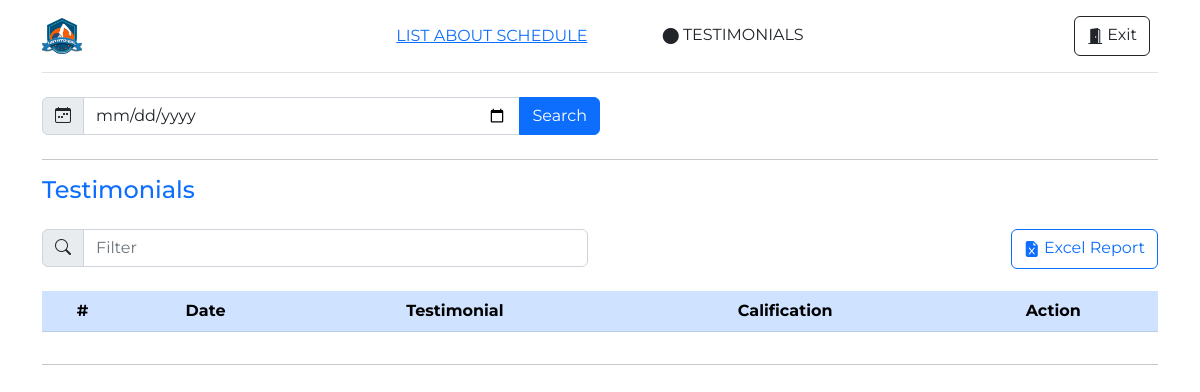
/admin/testimonials.php, run on an earlier commit of the app's database.
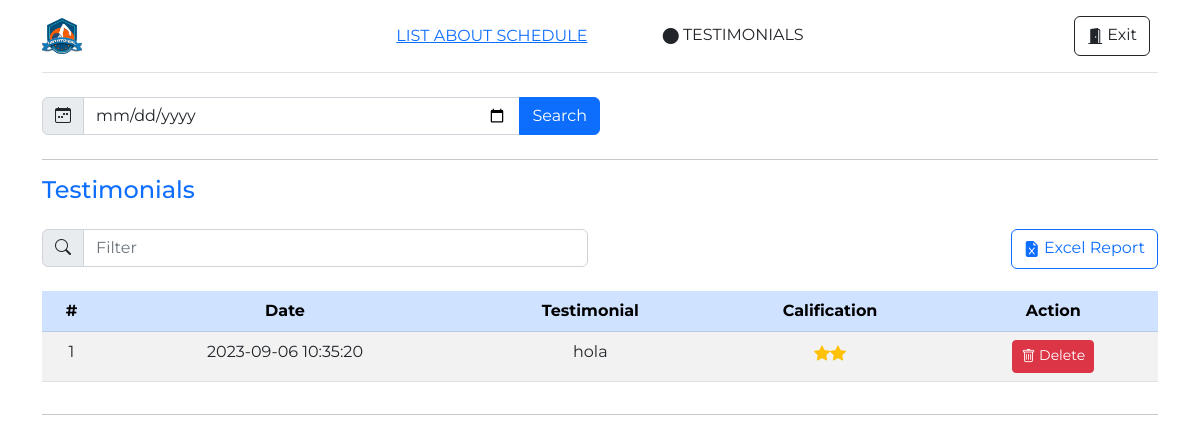
And on a later commit of the database.
### tables this page shows
CREATE TABLE `testimonials` (
  `id` int(11) NOT NULL,
  `testimonial` varchar(500) NOT NULL,
  `dateT` datetime NOT NULL,
  `calif` int(11) NOT NULL
);

### admin/prcd/queryTestimonials.php (called while the page is built, shortened)
<?php
include('../prcd/qc.php');
    $sqlBusqueda = "SELECT * FROM testimonials ORDER BY dateT ASC";
    $resultadoBusqueda = $conn->query($sqlBusqueda);
?>

### admin/testimonials.php (the view, shortened to what this page needs)
<!doctype html>
<html lang="en">
  <head>
    <link rel="stylesheet" href="https://cdn.jsdelivr.net/npm/bootstrap-icons@1.10.1/font/bootstrap-icons.css">
    <link href="../assets/dist/css/bootstrap.min.css" rel="stylesheet">
    <link href="../css/style.css" rel="stylesheet">
    <link href="../css/headers.css" rel="stylesheet">
    <body>
        <div class="container">
        <header class="d-flex flex-wrap align-items-center justify-content-center justify-content-md-between py-3 mb-4 border-bottom">
              <a href="../" class="d-flex align-items-center col-md-3 mb-2 mb-md-0 text-dark text-decoration-none">
                <img src="../img/natatorial_logo.png" width="40" alt="">
              </a>
              <ul class="nav col-12 col-md-auto mb-2 justify-content-center mb-md-0">
                <li><a href="dashboard.php" class="icon-link icon-link-hover">LIST ABOUT SCHEDULE</a></li>
            </ul>
            <ul class="nav col-12 col-md-auto mb-2 justify-content-center mb-md-0">
                <li><i class="bi bi-circle-fill"></i> TESTIMONIALS</li>
              </ul>
              <div class="col-md-3 text-end">
                <a href="prcd/sort.php" type="button" class="btn btn-outline-dark me-2"><i class="bi bi-door-open-fill"></i> Exit</a>
              </div>
            </header>
        </div>
<div class="container">
    <form action="dashboard_dates.php" method="POST">
    <div class="input-group mb-4 w-50">
      <span class="input-group-text" id="basic-addon1"><i class="bi bi-calendar-week"></i></span>
      <input type="date" class="form-control" placeholder="Buscar por fecha" aria-label="Search for date" aria-describedby="basic-addon1" id="fecha" name="fecha">
      <button type="submit" class="btn btn-primary">Search</button>
    </div>
    </form>
    <hr>
    <h4 class="text-primary mt-3 mb-4">Testimonials</h4>
    <div class="row">
      <div class="col">
          <div class="input-group mb-4 w-100">
              <span class="input-group-text" id="basic-addon1"><i class="bi bi-search"></i></span>
              <input type="text" class="form-control" placeholder="Filter" aria-label="Filter" aria-describedby="basic-addon1" id="myInput">
          </div>
      </div>
      <div class="col text-end">
        <a href="excel_inventario_fechas.php?fecha=<?php echo $fechaBusqueda ?>" class="btn btn-outline-primary"><i class="bi bi-file-earmark-excel-fill"></i>  Excel Report</a>
      </div>
    </div>
    <div class="table-responsive">
      <table class="table table-striped table-hover">
        <thead class="table-primary text-center">
          <tr>
            <th scope="col">#</th>
            <th scope="col">Date</th>
            <th scope="col">Testimonial</th>
            <th scope="col">Calification</th>
            <th scope="col">Action</th>
          </tr>
        </thead>
        <tbody id="myTable">
          <?php
          include ('prcd/queryTestimonials.php');
          $x = 0;
           while($row_sqlInv = $resultadoBusqueda->fetch_assoc()){
            $x++;
            $stars = $row_sqlInv['calif'];
            echo'<tr>';
                echo'<td class="text-center">'.$x.'</td>';
                echo'<td class="text-center">'.$row_sqlInv['dateT'].'</td>';
                echo'<td class="text-center">'.$row_sqlInv['testimonial'].'</td>';
                echo'<td class="text-center">';
                for ($x = 1; $x <= $stars; $x++) {
                    echo '<i class="bi bi-star-fill text-warning"></i>';
                  }
                echo '</td>';
                echo'<td class="text-center"><a href="prcd/deleteTestimonials.php?id='.$row_sqlInv['id'].'" type="button" class="btn btn-danger btn-sm"><i class="bi bi-trash"></i> Delete</button></td>';
            echo'</tr>';
          }
          ?>
        </tbody>
      </table>
    </div>
    <hr>
  </div>
</html>

What changed in the data, as far as the page shows it:
added testimonials: x "1", dateT "2023-09-06 10:35:20", testimonial "hola", calif 2 (drawn)
